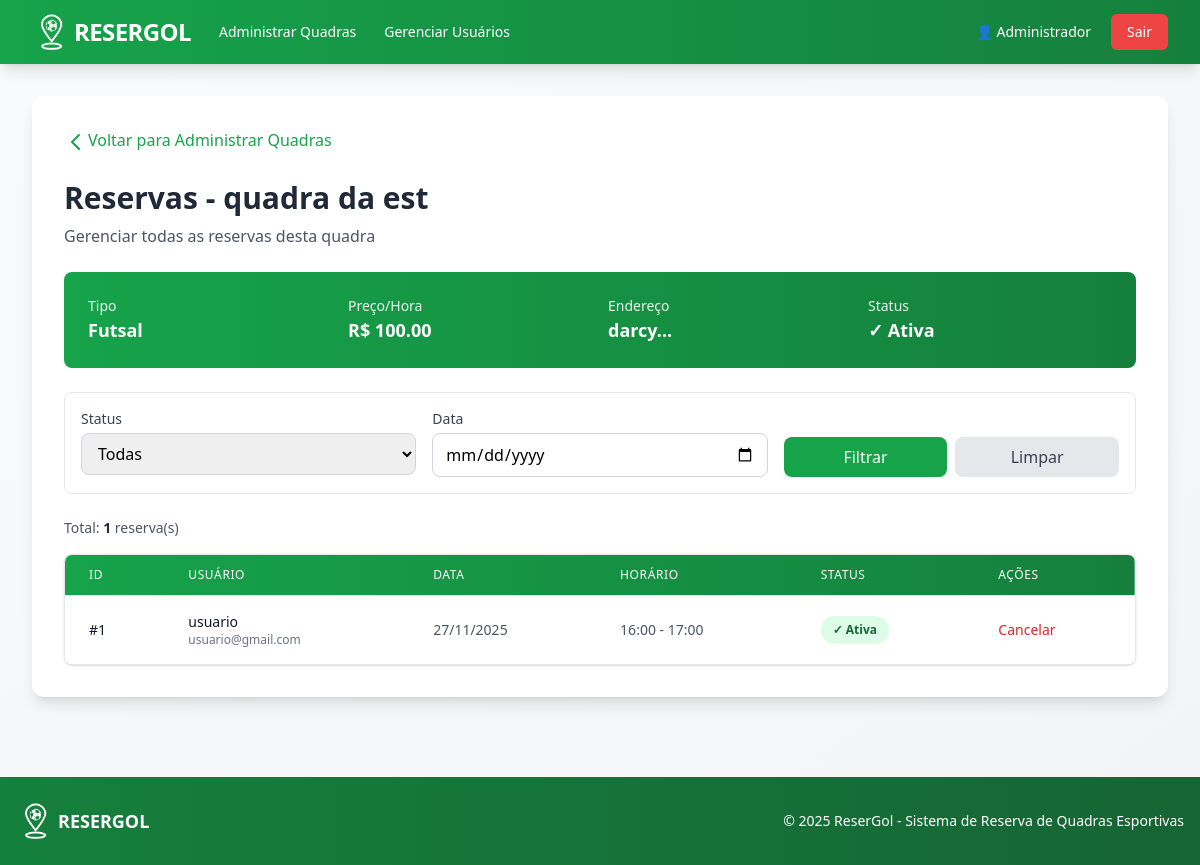
/admin/quadra/1/reservas (signed in), run on the app's committed database.
### models/usuario_model.py (models this page shows, shortened)
class Usuario(UserMixin, db.Model):
    __tablename__ = 'usuarios'
    id = db.Column(db.Integer, primary_key=True)
    nome = db.Column(db.String(120), nullable=False)
    email = db.Column(db.String(120), unique=True, nullable=False)
    senha_hash = db.Column(db.String(255), nullable=False)
    role = db.Column(db.String(20), default='usuario')
    criado_em = db.Column(db.DateTime, default=datetime.utcnow)
    tentativas_login = db.Column(db.Integer, default=0)
    bloqueado_ate = db.Column(db.DateTime, nullable=True)
    quadras = db.relationship('Quadra', backref='dono', lazy=True, foreign_keys='Quadra.dono_id')
    reservas = db.relationship('Reserva', backref='usuario', lazy=True, foreign_keys='Reserva.usuario_id')
    def is_dono_quadra(self):
        return self.role == 'dono_quadra'
    def is_admin(self):
        return self.role == 'admin'

### models/quadra_model.py (models this page shows, shortened)
class Quadra(db.Model):
    __tablename__ = 'quadras'
    id = db.Column(db.Integer, primary_key=True)
    nome = db.Column(db.String(120), nullable=False)
    endereco = db.Column(db.String(255), nullable=False)
    tipo = db.Column(db.String(50), nullable=False)
    descricao = db.Column(db.Text, nullable=True)
    preco_hora = db.Column(db.Float, nullable=False)
    ativa = db.Column(db.Boolean, default=True)
    criado_em = db.Column(db.DateTime, default=datetime.utcnow)
    dono_id = db.Column(db.Integer, db.ForeignKey('usuarios.id'), nullable=False)
    reservas = db.relationship('Reserva', backref='quadra', lazy=True, cascade='all, delete-orphan')

### models/reserva_model.py (models this page shows, shortened)
class Reserva(db.Model):
    __tablename__ = 'reservas'
    id = db.Column(db.Integer, primary_key=True)
    quadra_id = db.Column(db.Integer, db.ForeignKey('quadras.id'), nullable=False)
    usuario_id = db.Column(db.Integer, db.ForeignKey('usuarios.id'), nullable=False)
    data = db.Column(db.Date, nullable=False)
    hora_inicio = db.Column(db.Time, nullable=False)
    hora_fim = db.Column(db.Time, nullable=False)
    status = db.Column(db.String(20), default='ativa')
    criado_em = db.Column(db.DateTime, default=datetime.utcnow)
    atualizado_em = db.Column(db.DateTime, default=datetime.utcnow, onupdate=datetime.utcnow)

### app.py (the view)
@app.route('/admin/quadra/<int:quadra_id>/reservas')
@login_required
def admin_ver_reservas_quadra(quadra_id):
    return QuadraController.admin_ver_reservas_quadra(quadra_id)

### app.py (called while the page is built)
@login_manager.user_loader
def load_user(user_id):
    return Usuario.query.get(int(user_id))

### templates/admin/reservas_quadra_admin.html (shortened to what this page needs)
{% extends "base.html" %}
{% block content %}
    <div class="mb-6">
        <a href="{{ url_for('admin_quadras') }}" class="inline-flex items-center text-resergol-600 hover:text-resergol-700 font-medium">
            <svg class="w-5 h-5 mr-1" fill="none" stroke="currentColor" viewBox="evet 0 0 24 24">
                <path stroke-linecap="round" stroke-linejoin="round" stroke-width="2" d="M15 19l-7-7 7-7"></path>
            </svg>
            Voltar para Administrar Quadras
        </a>
    </div>
    <div class="mb-6">
        <h2 class="text-3xl font-bold text-gray-800 mb-2">Reservas - {{ quadra.nome }}</h2>
        <p class="text-gray-600">Gerenciar todas as reservas desta quadra</p>
    </div>
    <div class="bg-gradient-to-r from-resergol-600 to-resergol-700 text-white rounded-lg p-6 mb-6">
        <div class="grid grid-cols-1 md:grid-cols-4 gap-4">
            <div>
                <p class="text-sm opacity-90">Tipo</p>
                <p class="text-lg font-bold">{{ quadra.tipo|capitalize }}</p>
            </div>
            <div>
                <p class="text-sm opacity-90">Preço/Hora</p>
                <p class="text-lg font-bold">R$ {{ "%.2f"|format(quadra.preco_hora) }}</p>
            </div>
            <div>
                <p class="text-sm opacity-90">Endereço</p>
                <p class="text-lg font-bold">{{ quadra.endereco[:30] }}...</p>
            </div>
            <div>
                <p class="text-sm opacity-90">Status</p>
                <p class="text-lg font-bold">
                    {% if quadra.ativa %}
                        ✓ Ativa
                    {% else %}
                        ✗ Inativa
                    {% endif %}
                </p>
            </div>
        </div>
    </div>
    <form method="GET" class="bg-white border border-gray-200 rounded-lg p-4 mb-6">
        <div class="grid grid-cols-1 md:grid-cols-3 gap-4">
            <div>
                <label for="status" class="block text-sm font-medium text-gray-700 mb-1">Status</label>
                <select id="status" name="status"
                        class="w-full px-3 py-2 border border-gray-300 rounded-lg focus:outline-none focus:ring-2 focus:ring-resergol-500">
                    <option value="todas" {% if filtro_status == 'todas' %}selected{% endif %}>Todas</option>
                </select>
            </div>
            <div>
                <label for="data" class="block text-sm font-medium text-gray-700 mb-1">Data</label>
                <input type="date" id="data" name="data" value="{{ filtro_data }}"
                       class="w-full px-3 py-2 border border-gray-300 rounded-lg focus:outline-none focus:ring-2 focus:ring-resergol-500">
            </div>
            <div class="flex items-end gap-2">
                <button type="submit"
                        class="flex-1 bg-resergol-600 hover:bg-resergol-700 text-white font-medium py-2 px-4 rounded-lg transition">
                    Filtrar
                </button>
                <a href="{{ url_for('admin_ver_reservas_quadra', quadra_id=quadra.id) }}"
                   class="flex-1 text-center bg-gray-200 hover:bg-gray-300 text-gray-700 font-medium py-2 px-4 rounded-lg transition">
                    Limpar
                </a>
            </div>
        </div>
    </form>
    {% if reservas %}
        <p class="text-sm text-gray-600 mb-4">
            Total: <strong class="text-gray-800">{{ reservas|length }}</strong> reserva(s)
        </p>
        <div class="bg-white rounded-lg shadow overflow-hidden border border-gray-200">
            <div class="overflow-x-auto">
                <table class="min-w-full divide-y divide-gray-200">
                    <thead class="bg-gradient-to-r from-resergol-600 to-resergol-700">
                        <tr>
                            <th class="px-6 py-3 text-left text-xs font-medium text-white uppercase tracking-wider">ID</th>
                            <th class="px-6 py-3 text-left text-xs font-medium text-white uppercase tracking-wider">Usuário</th>
                            <th class="px-6 py-3 text-left text-xs font-medium text-white uppercase tracking-wider">Data</th>
                            <th class="px-6 py-3 text-left text-xs font-medium text-white uppercase tracking-wider">Horário</th>
                            <th class="px-6 py-3 text-left text-xs font-medium text-white uppercase tracking-wider">Status</th>
                            <th class="px-6 py-3 text-left text-xs font-medium text-white uppercase tracking-wider">Ações</th>
                        </tr>
                    </thead>
                    <tbody class="bg-white divide-y divide-gray-200">
                        {% for reserva in reservas %}
                        <tr class="hover:bg-gray-50 transition-colors {% if reserva.status == 'cancelada' %}bg-red-50{% elif reserva.status == 'concluida' %}bg-green-50{% endif %}">
                            <td class="px-6 py-4 whitespace-nowrap text-sm font-medium text-gray-900">
                                #{{ reserva.id }}
                            </td>
                            <td class="px-6 py-4 whitespace-nowrap text-sm font-medium text-gray-900">
                                {{ reserva.usuario.nome }}
                                <p class="text-xs text-gray-500">{{ reserva.usuario.email }}</p>
                            </td>
                            <td class="px-6 py-4 whitespace-nowrap text-sm text-gray-600">
                                {{ reserva.data.strftime('%d/%m/%Y') }}
                            </td>
                            <td class="px-6 py-4 whitespace-nowrap text-sm text-gray-600">
                                {{ reserva.hora_inicio.strftime('%H:%M') }} - {{ reserva.hora_fim.strftime('%H:%M') }}
                            </td>
                            <td class="px-6 py-4 whitespace-nowrap">
                                {% if reserva.status == 'ativa' %}
                                    <span class="px-3 py-1 inline-flex text-xs leading-5 font-semibold rounded-full bg-green-100 text-green-800">
                                        ✓ Ativa
                                    </span>
                                {% elif reserva.status == 'cancelada' %}
                                    <span class="px-3 py-1 inline-flex text-xs leading-5 font-semibold rounded-full bg-red-100 text-red-800">
                                        ✗ Cancelada
                                    </span>
                                {% else %}
                                    <span class="px-3 py-1 inline-flex text-xs leading-5 font-semibold rounded-full bg-gray-100 text-gray-800">
                                        ✓ Concluída
                                    </span>
                                {% endif %}
                            </td>
                            <td class="px-6 py-4 whitespace-nowrap text-sm">
                                {% if reserva.status != 'cancelada' %}
                                    <a href="{{ url_for('admin_cancelar_reserva_quadra', quadra_id=quadra.id, reserva_id=reserva.id) }}"
                                       onclick="return confirm('Tem certeza que deseja cancelar a reserva de {{ reserva.usuario.nome }}?')"
                                       class="text-red-600 hover:text-red-800 font-medium">
                                        Cancelar
                                    </a>
                                {% else %}
                                    <span class="text-gray-400">-</span>
                                {% endif %}
                            </td>
                        </tr>
                        {% endfor %}
                    </tbody>
                </table>
            </div>
        </div>
    {% endif %}
{% endblock %}

### templates/base.html (shortened to what this page needs)
<!DOCTYPE HTML>
<html lang="pt-BR">
<head>
    <script src="https://cdn.tailwindcss.com"></script>
</head>
<body class="bg-gradient-to-br from-gray-50 to-gray-100 min-h-screen">
    <nav class="bg-gradient-to-r from-resergol-600 to-resergol-700 shadow-lg">
        <div class="max-w-7xl mx-auto px-4 sm:px-6 lg:px-8">
            <div class="flex items-center justify-between h-16">
                <div class="flex items-center space-x-4">
                    <a href="{{ url_for('index') }}" class="flex items-center space-x-0.5 hover:opacity-90 transition">
                        <img src="{{ url_for('static', filename='resergol_pin.png') }}" alt="Logo ReserGol" class="h-10 w-10">
                        <span class="text-white font-bold text-2xl tracking-tight">RESERGOL</span>
                    </a>
                    {% if current_user.is_authenticated %}
                        <div class="hidden md:flex items-center space-x-1 ml-8">
                            {% if current_user.is_admin() %}
                                <a href="{{ url_for('admin_quadras') }}" class="text-white hover:bg-resergol-500 px-3 py-2 rounded-md text-sm font-medium transition">
                                    Administrar Quadras
                                </a>
                            {% endif %}
                            {% if current_user.is_admin() %}
                                <a href="{{ url_for('admin_usuarios') }}" class="text-white hover:bg-resergol-500 px-3 py-2 rounded-md text-sm font-medium transition">
                                    Gerenciar Usuários
                                </a>
                            {% endif %}
                        </div>
                    {% endif %}
                </div>
                                <div class="flex items-center space-x-2">
                    {% if current_user.is_authenticated %}
                        <a href="{{ url_for('perfil') }}" class="text-white hover:bg-resergol-500 px-3 py-2 rounded-md text-sm font-medium transition">
                            👤 {{ current_user.nome.split()[0] }}
                        </a>
                        <a href="{{ url_for('logout') }}" class="bg-red-500 hover:bg-red-600 text-white px-4 py-2 rounded-md text-sm font-medium transition">
                            Sair
                        </a>
                    {% endif %}
                </div>
            </div>
        </div>
    </nav>
    <div class="max-w-7xl mx-auto px-4 sm:px-6 lg:px-8 py-8">
        <div class="bg-white rounded-xl shadow-lg p-6 md:p-8">
            {% block content %}{% endblock %}
        </div>
    </div>
    <footer class="bg-gradient-to-r from-resergol-700 to-resergol-800 text-white mt-12">
        <div class="max-w-7xl mx-auto px-4 py-6">
            <div class="flex flex-col md:flex-row justify-between items-center">
                <div class="flex items-center space-x-0.5 mb-4 md:mb-0">
                    <img src="{{ url_for('static', filename='resergol_pin.png') }}" alt="Logo ReserGol" class="h-10 w-10">
                    <span class="font-bold text-lg">RESERGOL</span>
                </div>
                <p class="text-sm text-center">&copy; 2025 ReserGol - Sistema de Reserva de Quadras Esportivas</p>
            </div>
        </div>
    </footer>
</body>
</html>

### data on the page
Usuario: nome "Administrador"
Quadra: nome "quadra da est", tipo "Futsal", preco_hora "100.00", endereco "darcy"
Reserva: id "1", usuario.nome "usuario", usuario.email "usuario@gmail.com", data "27/11/2025", hora_inicio "16:00", hora_fim "17:00", status "✓ Ativa"

### other printed values
{{ reservas|length }} "1"
